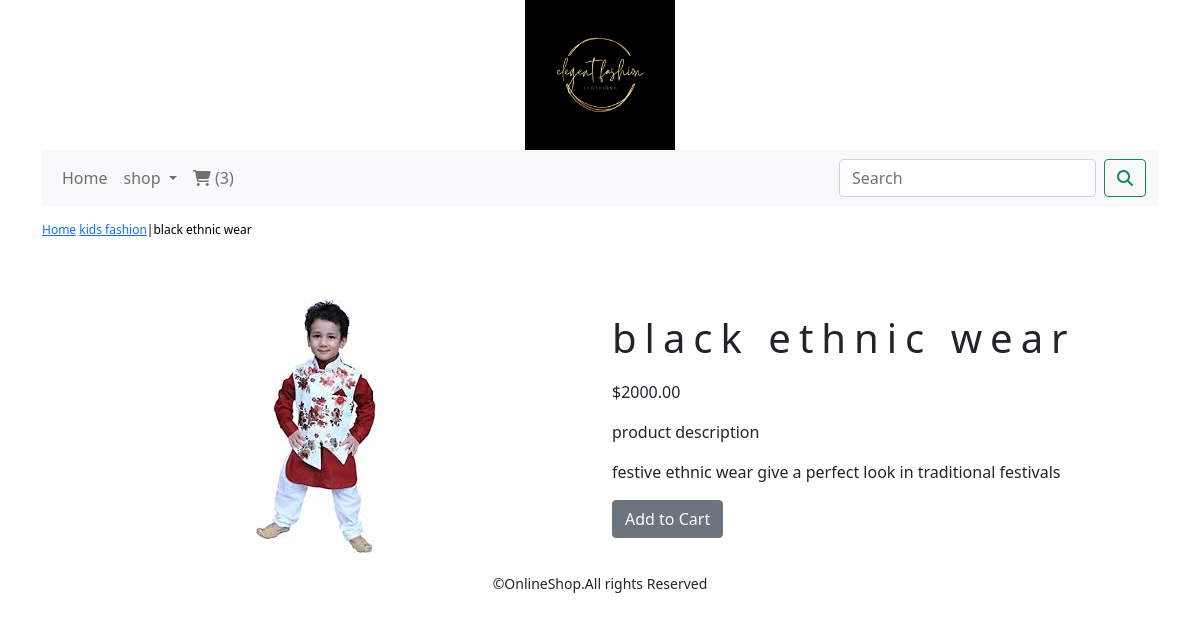
The app's page /shopapp/kids-fashion/black-ethnic-wear/ with its own data.
### shopapp/models.py (models this page shows, shortened)
class Product(models.Model):
    name=models.CharField(max_length=250,unique=True)
    slug = models.SlugField(max_length=250, unique=True)
    description = models.TextField(blank=True)
    price=models.DecimalField(max_digits=10,decimal_places=2)
    category=models.ForeignKey(Category,on_delete=models.CASCADE)
    image=models.ImageField(upload_to='product',blank=True)
    stock=models.IntegerField()
    available=models.BooleanField(default=True)
    created=models.DateTimeField(auto_now_add=True)
    updated=models.DateTimeField(auto_now=True)
    class Meta:
        ordering=('name',)
        verbose_name='product'
        verbose_name_plural='products'

class Category(models.Model):
    name=models.CharField(max_length=250,unique=True)
    slug=models.SlugField(max_length=250,unique=True)
    description=models.TextField(blank=True)
    image=models.ImageField(upload_to='category',blank=True)
    class Meta:
        ordering=('name',)
        verbose_name='category'
        verbose_name_plural='categories'
    def get_url(self):
        return reverse('shopapp:product_by_category',args=[self.slug])
    def __str__(self):
        return '{}'.format(self.name)

### shopapp/views.py (the view)
# urls.py: path('<slug:c_slug>/<slug:product_slug>/',views.prodDetail,name='prodCatdetail')
def prodDetail(request,c_slug,product_slug):
    try:
        product=Product.objects.get(category__slug=c_slug,slug=product_slug)
    except Exception as e:
        raise e
    return  render(request,'product.html',{'product':product})

### cartapp/context_processors.py (called while the page is built)
def counter(request):
    item_count=0
    if 'admin' in request.path:
         return  {}
    else:
        try:
            cart=Cart.objects.filter(cart_id=_cart_id(request))
            cart_items=CartItem.objects.all().filter(cart=cart[:1])
            for cart_item in cart_items:
                item_count += cart_item.quantity
        except Cart.DoesNotExist:
            item_count=0
    return dict(item_count=item_count)

### cartapp/views.py (called while the page is built)
def _cart_id(request):
    cart=request.session.session_key
    if not cart:
        cart=request.session.create()
        return cart

### shopapp/context_processors.py (called while the page is built)
def menu_links(request):
    links=Category.objects.all()
    return dict(links=links)

### templates/product.html (shortened to what this page needs)
{% extends 'base.html'%}
{% load static %}
{% block content %}
<div class="row my_prod_row_class">
<div class="mx_auto">
  <p> <a href="{% url 'shopapp:allProdCat' %}"> Home</a> <a href="{{product.category.get_url}}">{{product.category}}</a>|{{product.name}}</p>
</div>
</div>
<br>
<div class="row">
  <div class="col-12 col-sm-12 col-md-12 col-lg-6 text-center">
    <div style="min-width:18rem">
      <img src="{{product.image.url}}" alt="{{product.name}}">
    </div>
  </div>
        <div class="=col-12 col-sm-12 col-md-12 col-lg-6">
            <div>
            <h1 class="my_prod_title"> {{product.name}}</h1>
            <p> ${{product.price}}</p>
            <p class=" my_title "> product description</p>
            <p class="text-justify my_prod_text"> {{product.description}}</p>
            {% if product.stock <= 0 %}
            <p class="text-justify my_prod_text"><b>Out of stock</b> </p>
            {% else %}
            <a class="btn btn-secondary" href="{% url 'cartapp:add_cart' product.id %}"> Add to Cart</a>
            {% endif %}
        </div>
    </div>
    </div>
{% endblock %}

### static/css/custom.css (style rules this page uses)
body { font-family: 'Roboto', sans-serif; }
.my_prod_row_class { padding-top:15px; padding-bottom:20px; }
.my_prod_row_class .mx_auto { color:#000; font-size:12px; text-decoration:none; }
.my_prod_title { font-size:16px text-transform :uppercase; letter-spacing:.2em; padding-top:15px; padding-bottom:10px; }

### records on screen
Product: category "kids fashion", name "black ethnic wear", image (picture), price "2000.00", description "festive ethnic wear give a perfect look in traditional festivals"

### other values on screen
{{ item_count }} "3"
